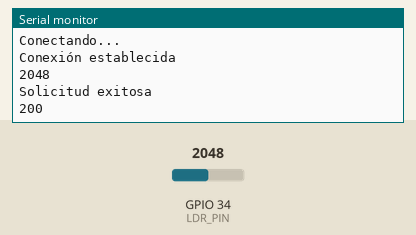
A sketch run on a simulated ESP32. Parts: the last lines printed to the serial monitor. Inputs (shaded band) come from the test bench; at power-on: GPIO 34 (LDR_PIN) = 2048. WiFi joins after 1.5 s; servers stay silent unless stated; uploads are accepted with an empty reply.

Above: at 3.2 s.
3.3 s: GPIO 34 (LDR_PIN) set to 2866
At 8.6 s:
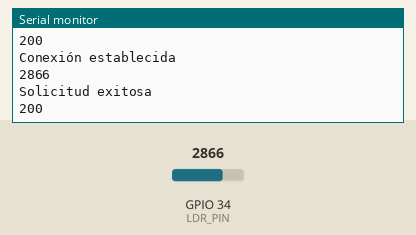
9.1 s: GPIO 34 (LDR_PIN) set to 3603
At 13.8 s:
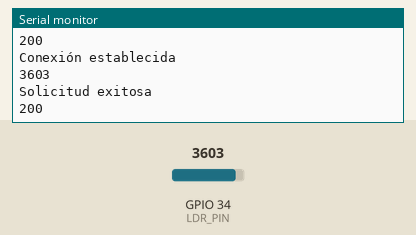
Timing chart, 0 to 15.3 s (numbered marks = the images above; inputs shaded):
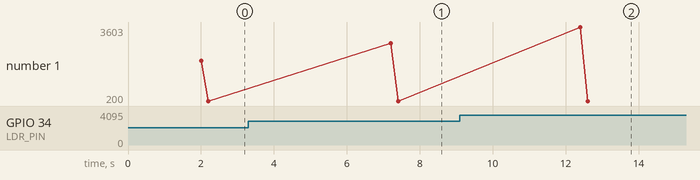

Measured:
- after the input at 3.3 s, the serial monitor: prints a new line after 3.9 s (image 1)
- after the input at 9.1 s, the serial monitor: prints a new line after 3.3 s (image 2)

The sketch:

FakeAPI.ino
```cpp
#include <WiFi.h>
#include <HTTPClient.h>
// #include <DebouncedLDR.h>

// const char* ssid = "HACKUPC2024B";
// const char* password = "Biene2024!";
const char* ssid = "pau";
const char* password = "pau12345";
const int LDR_PIN = 34;
// DebouncedLDR ldr(1023, 9, 100);

int init1;

void setup() {
  Serial.begin(115200);
  pinMode(LDR_PIN, INPUT);

  Serial.println("Conectando a Wi-Fi");
  WiFi.begin(ssid, password);
  // init1 = 1;

  while (WiFi.status() != WL_CONNECTED) {
    delay(1000);
    Serial.println("Conectando...");
  }

}

void loop() {
  // if (init1){

  //   init1 = 0;
  // }


  Serial.println("Conexión establecida");
  int sensorValue = analogRead(LDR_PIN);
  Serial.println(sensorValue);
  if (WiFi.status() == WL_CONNECTED) {
    HTTPClient http;

    String serverAddress = "http://192.168.72.18:5000/data/create";
    http.begin(serverAddress);

    // Leer el valor del sensor
    // unsigned int sensorValue = analogRead(LDR_PIN);
    // int sensorValue = 33;
    // Serial.println(sensorValue);
    // Convertir el valor del sensor a una cadena
    // String sensorValueStr = String(sensorValue);

    // Construir el JSON con el valor del sensor
    String jsonPayload = "{";
    jsonPayload += "\"value\": ";
    jsonPayload += sensorValue;
    jsonPayload += "}";

    // Configurar la cabecera de la solicitud POST
    http.addHeader("Content-Type", "application/json");

    // Realizar la solicitud POST con el JSON
    int httpResponseCode = http.POST(jsonPayload);

    if (httpResponseCode > 0) {
      String response = http.getString();
      Serial.println("Solicitud exitosa");
      Serial.println(httpResponseCode);
      Serial.println(response);
    } else {
      Serial.println("Error en la solicitud:");
      Serial.println(httpResponseCode);
    }

    // Cierra la conexión
    http.end();
  } else {
    Serial.println("Error en la conexión a Wi-Fi");
  }

  delay(5000); // Espera 5 segundos antes de realizar la siguiente solicitud
}
```
